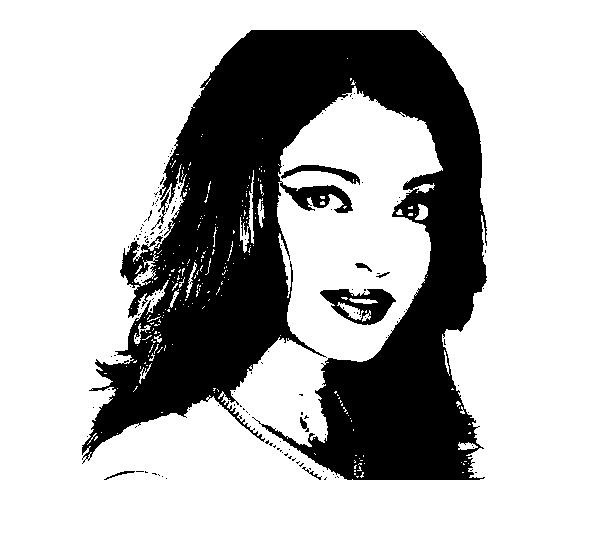
#> input picture datasets/image/girl.jpg, 600 x 536 px, found by its file name
$ python example_e_d_o_c.py
#> lines starting #> are read from the running program, lines starting #| are printed output that depends on the picture; after the words box and inside, x2 and y2 are one past the last pixel; in counts of white or black regions, pixels touching at a corner belong together

import cv2
import numpy as np

#Example with all morphological operations

img = cv2.imread(r"C:\Users\Hp\Desktop\image\girl.jpg",0)
#> img is the input picture: shape (536, 600); min 0, max 255, mean 181.4
img = cv2.resize(img,(300,300))
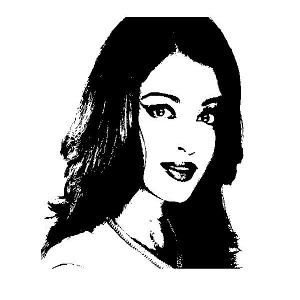
#> img: shape (300, 300); min 0, max 255, mean 181.4
_,mask= cv2.threshold(img,220,255,cv2.THRESH_BINARY_INV)
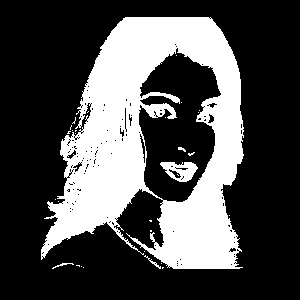
#> mask: shape (300, 300); 30.4% white; 30 white regions (25 under 20 px), largest, box (x1, y1, x2, y2) and area: (41, 17, 244, 269) 26760, (160, 162, 198, 182) 452, (144, 255, 161, 269) 40, (52, 263, 74, 269) 35, (178, 147, 186, 152) 22
kernel = np.ones((2,2),np.uint8)# 5x5 kernel with full of ones.
#all morhological opr
e = cv2.erode(mask,kernel)
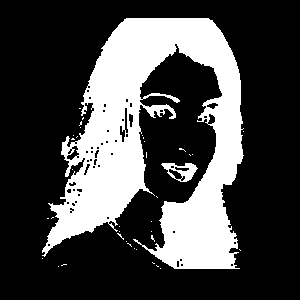
#> e: shape (300, 300); 27.9% white; 38 white regions (36 under 20 px), largest, box (x1, y1, x2, y2) and area: (42, 18, 244, 269) 24665, (161, 163, 198, 182) 335
d = cv2.dilate(mask,kernel)
#> d: shape (300, 300); 32.8% white; 7 white regions (1 under 20 px), largest, box (x1, y1, x2, y2) and area: (41, 17, 245, 270) 28752, (160, 162, 199, 183) 568, (52, 263, 75, 270) 65, (178, 147, 187, 153) 36, (188, 152, 196, 157) 27, (76, 265, 85, 269) 20
o = cv2.morphologyEx(mask,cv2.MORPH_OPEN,kernel)
#> o: shape (300, 300); 30% white; 15 white regions (10 under 20 px), largest, box (x1, y1, x2, y2) and area: (42, 18, 245, 270) 26408, (161, 163, 199, 183) 447, (179, 148, 187, 153) 22, (152, 262, 162, 270) 22, (126, 241, 133, 248) 20
c= cv2.morphologyEx(mask,cv2.MORPH_CLOSE,kernel)
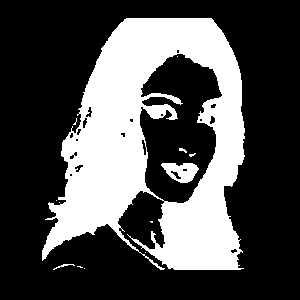
#> c: shape (300, 300); 31% white; 13 white regions (9 under 20 px), largest, box (x1, y1, x2, y2) and area: (42, 18, 245, 270) 27346, (161, 163, 199, 183) 484, (53, 264, 75, 270) 35, (179, 148, 187, 153) 22
x1 = cv2.morphologyEx(mask,cv2.MORPH_TOPHAT,kernel)   #diff b/w mask and opening
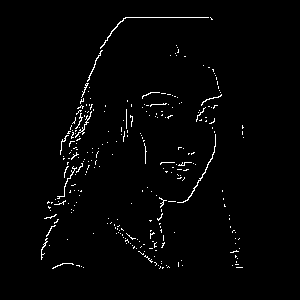
#> x1: shape (300, 300); 1.8% white in thin lines or dots, all inside (x1, y1, x2, y2) = (41, 17, 244, 269)
x2 = cv2.morphologyEx(mask,cv2.MORPH_GRADIENT,kernel) #diff b/w dilation and erosion
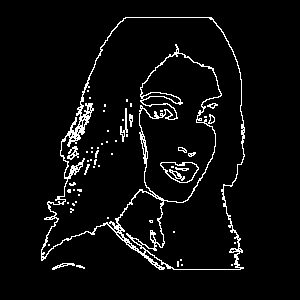
#> x2: shape (300, 300); 4.9% white in thin lines or dots, all inside (x1, y1, x2, y2) = (41, 17, 245, 270)
x3 = cv2.morphologyEx(mask,cv2.MORPH_BLACKHAT,kernel)
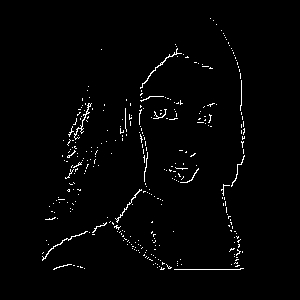
#> x3: shape (300, 300); 1.8% white in thin lines or dots, all inside (x1, y1, x2, y2) = (42, 18, 245, 270)
# [10 lines of commented-out code are left out]


titles = ['image', 'mask', 'erosion', 'dilation', 'opening', 'closing',
          'x1', 'x2',"x3"]
images = [img,mask,e,d,o,c,x1,x2,x3]
#if you want then plot it
from matplotlib import pyplot as plt
for i in range(9):
    plt.subplot(3, 3, i+1), plt.imshow(images[i], 'gray')
    plt.title(titles[i])
    plt.xticks([]),plt.yticks([])

plt.show()

cv2.waitKey(0)
cv2.destroyAllWindows()
